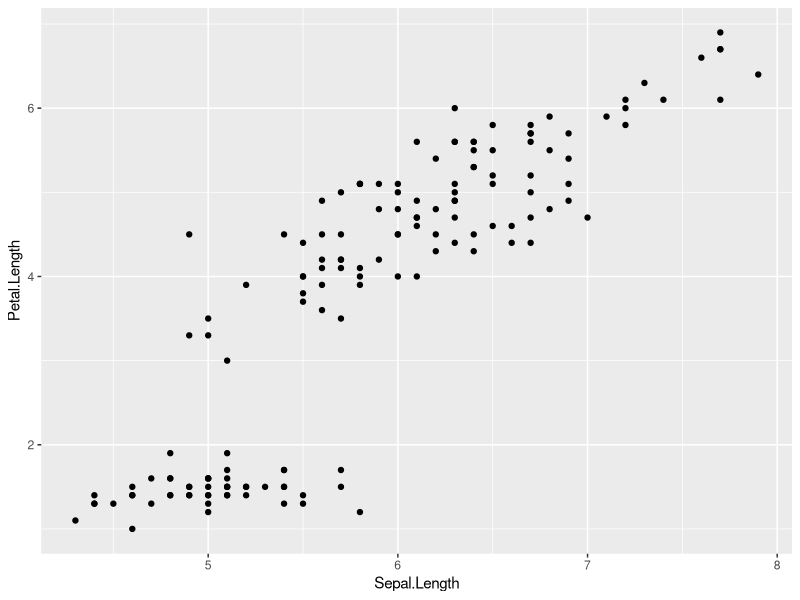
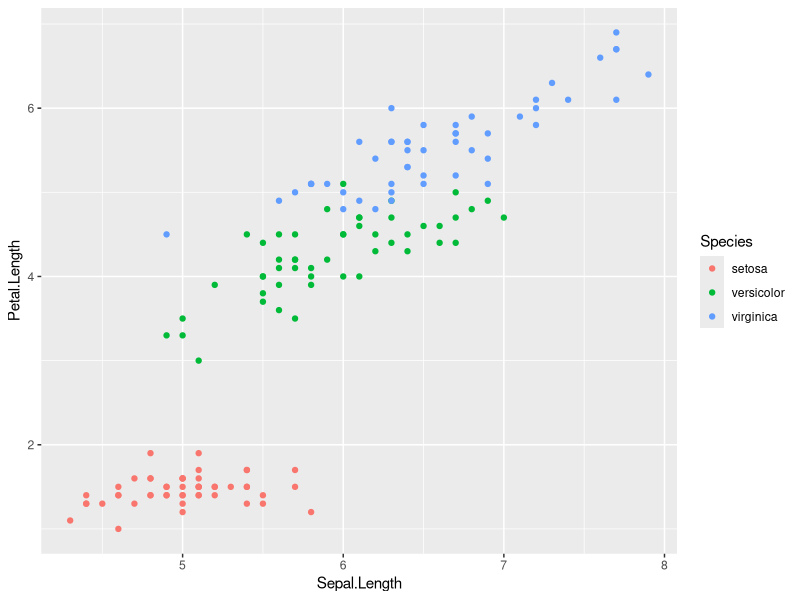
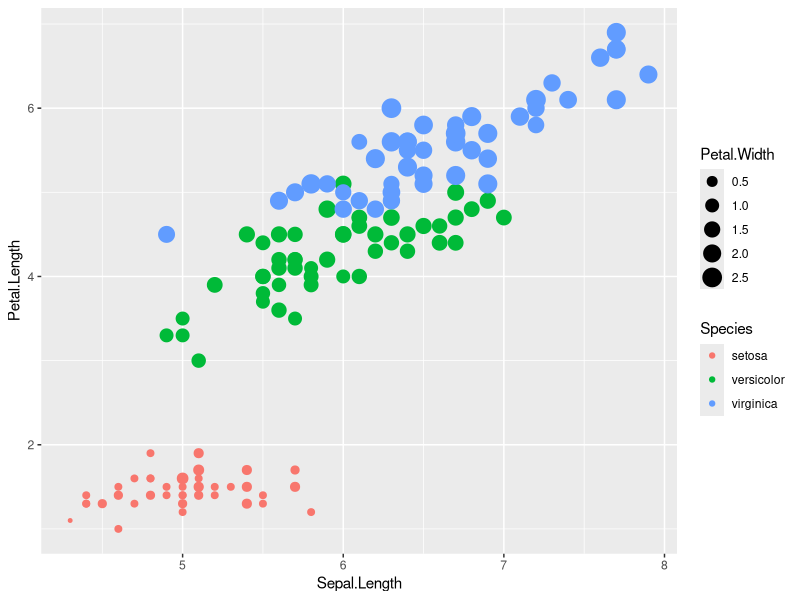
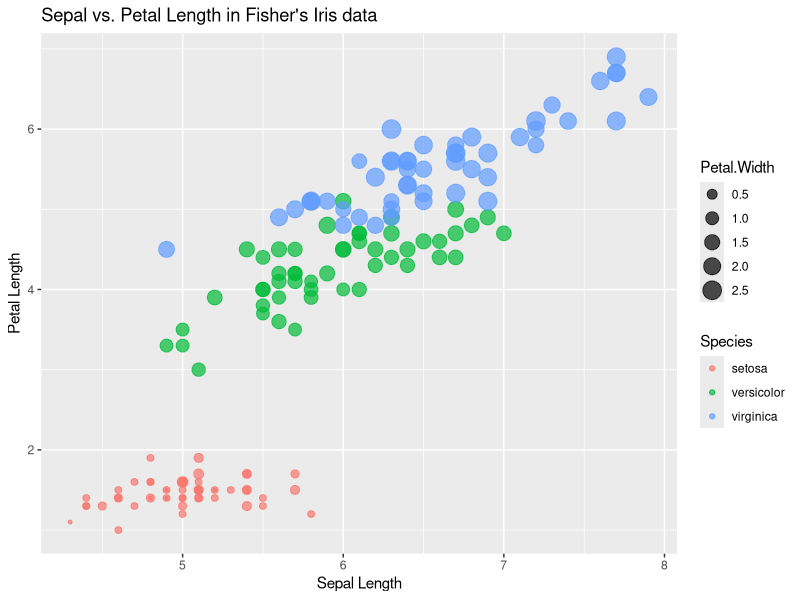
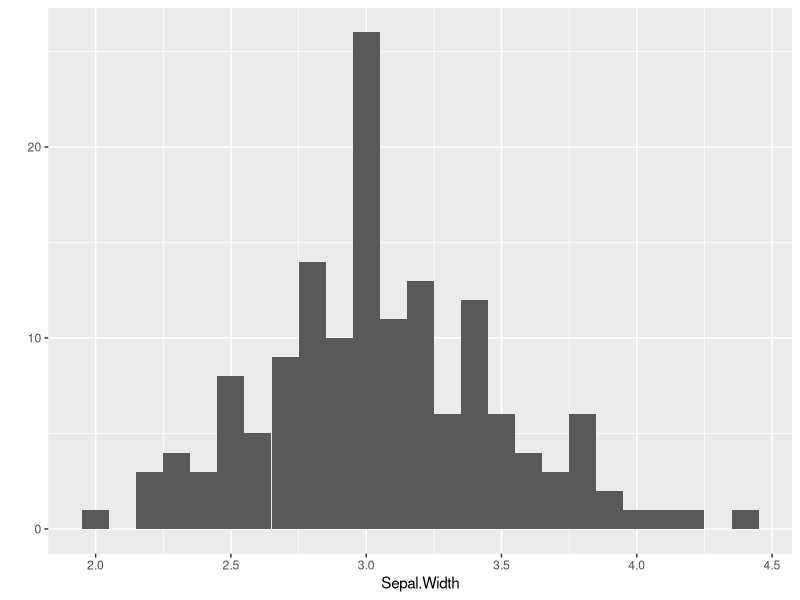
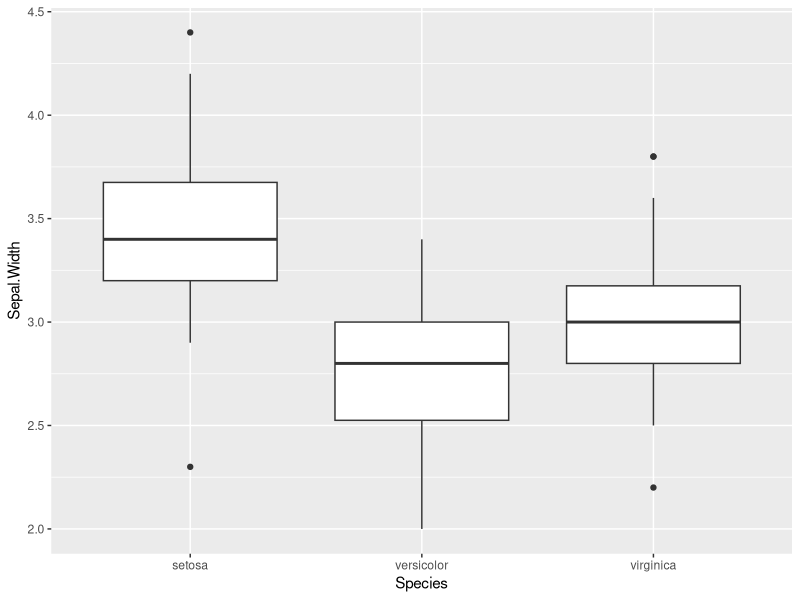
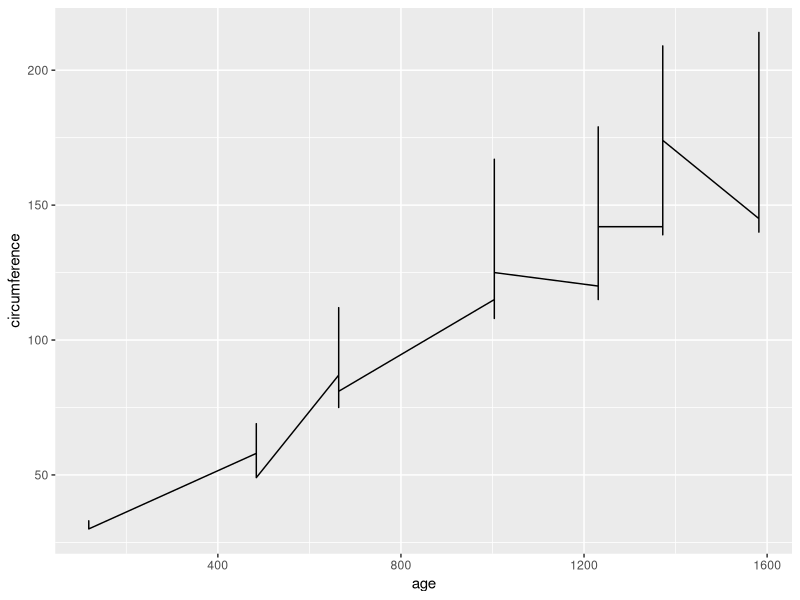
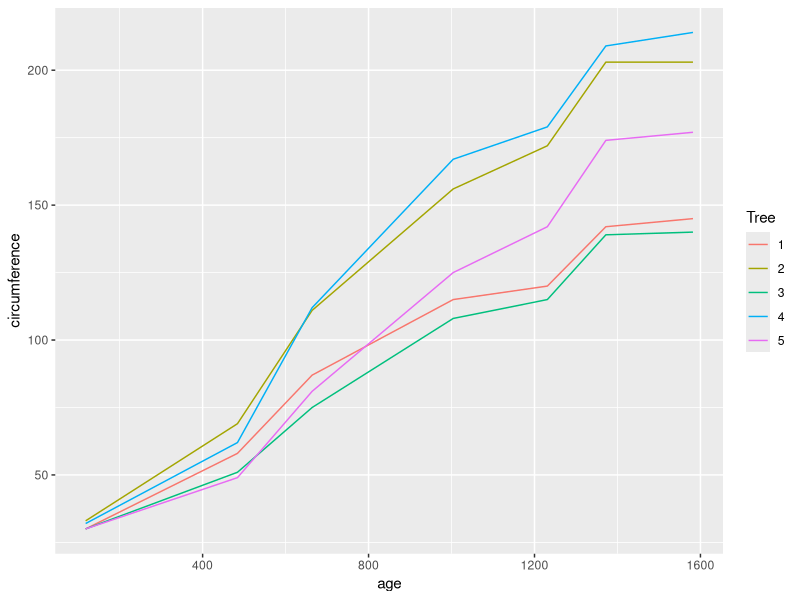

R code for these plots, in order:
## ---- chunk 1
library(knitr)
opts_chunk$set(message=FALSE, warning=FALSE)
## ---- chunk 2
library(ggplot2)
## ---- chunk 3
iris = read.csv("iris.csv")
str(iris)
orange = read.csv("orange.csv")
str(orange)
gapdata = read.csv("gapminderData5.csv")
str(gapdata)
VADeaths = read.csv("VADeaths.csv")
VADeaths
## ---- chunk 4
library(reshape2)
VADeaths2 = melt(VADeaths, variable.name="DemClass", value.name="DeathRate")
## ---- chunk 5
VADeaths2
## ---- chunk 6
qplot(Sepal.Length, Petal.Length, data = iris)
## ---- chunk 7
qplot(Sepal.Length, Petal.Length, data = iris, 
      color = Species)
## ---- chunk 8
qplot(Sepal.Length, Petal.Length, data = iris, 
      color = Species, size = Petal.Width)
## ---- chunk 9
qplot(Sepal.Length, Petal.Length, data = iris, 
      color = Species, size = Petal.Width, alpha=I(0.7),
      xlab = "Sepal Length", ylab = "Petal Length",
      main = "Sepal vs. Petal Length in Fisher's Iris data")
## ---- chunk 10
qplot(Sepal.Width, data=iris, geom='histogram', binwidth=0.1)
## ---- chunk 11
qplot(Species, Sepal.Width, data=iris, geom='boxplot')
## ---- chunk 12
qplot(age, circumference, data=orange, geom='line')
## ---- chunk 13
orange$Tree = factor(orange$Tree)
qplot(age, circumference, data=orange, color=Tree, geom='line')
## ---- chunk 14
myplot = ggplot(iris, aes(x=Sepal.Length, y=Petal.Length))
## ---- chunk 15
myplot + geom_point()
## ---- chunk 16
myplot = myplot + geom_point()
## ---- chunk 17
myplot = ggplot(gapdata, aes(x = lifeExp))
myplot + geom_histogram()
## ---- chunk 18
myplot = myplot + scale_x_continuous("Life Expectancy") + ggtitle("GapMinder Life Expectancy")
myplot + geom_histogram()
## ---- chunk 19
myplot + geom_histogram(binwidth=1)
## ---- chunk 20
myplot + geom_histogram(aes(fill=continent))
## ---- chunk 21
myplot + geom_histogram(aes(fill=continent), position = "identity")
## ---- chunk 22
myplot + geom_histogram(color='lightblue', fill='white') + facet_wrap(~ continent)
## ---- chunk 23
myplot + geom_histogram(fill='darkorange') + facet_grid(year ~ continent)
## ---- chunk 24
myplot + geom_density(aes(fill=continent), alpha=0.4)
## ---- chunk 25
myplot = ggplot(gapdata, aes(x=continent, y=lifeExp))
myplot + geom_boxplot()
## ---- chunk 26
myplot + geom_boxplot(aes(x=reorder(continent, lifeExp, median)))
## ---- chunk 27
myplot = ggplot(gapdata, aes(x=continent))
myplot + geom_bar()
## ---- chunk 28
myplot = ggplot(VADeaths2, aes(x = Age, y = DeathRate))
myplot + geom_bar(stat="identity")
## ---- chunk 29
myplot + geom_bar(aes(fill=DemClass), stat="identity")
myplot + geom_bar(aes(fill=DemClass), stat="identity", position="dodge")
## ---- chunk 30
myplot + geom_bar(stat="identity") + facet_wrap(~ DemClass) + coord_flip()
## ---- chunk 31
myplot = ggplot(gapdata, aes(x = gdpPercap, y = lifeExp)) 
myplot + geom_point()
## ---- chunk 32
ggplot(gapdata, aes(x = log10(gdpPercap), y = lifeExp)) + geom_point()
## ---- chunk 33
myplot + geom_point() + scale_x_log10()
## ---- chunk 34
myplot = myplot + scale_x_log10()
## ---- chunk 35
myplot + geom_point() + geom_smooth()
## ---- chunk 36
myplot + geom_point(aes(color = continent))
## ---- chunk 37
myplot + geom_point(aes(color = continent)) + geom_smooth(method='lm')
## ---- chunk 38
myplot = ggplot(gapdata, aes(x = gdpPercap, y = lifeExp, color=continent)) + scale_x_log10()
myplot + geom_point() + geom_smooth(method='lm')
## ---- chunk 39
myplot = ggplot(gapdata, aes(x = gdpPercap, y = lifeExp)) + scale_x_log10()
myplot + geom_point() + facet_wrap(~ continent)
## ---- chunk 40
myplot + geom_point() + facet_wrap(~ continent) + geom_smooth(method='lm')
## ---- chunk 41
myplot + geom_point() + facet_grid(year ~ continent) + geom_smooth(method='lm')
## ---- chunk 42
myplot = ggplot(gapdata, aes(x = year, y = lifeExp))
myplot + facet_wrap(~ continent) + geom_line(aes(group=country, color=continent))
## ---- chunk 43
ggplot(subset(gapdata, country == "Zimbabwe"),
       aes(x = year, y = lifeExp)) + geom_line() + geom_point()
## ---- chunk 44
jCountries <- c("Canada", "Rwanda", "Cambodia", "Mexico")
ggplot(subset(gapdata, country %in% jCountries),
       aes(x = year, y = lifeExp, color = country)) + geom_line() + geom_point() 
## ---- chunk 45
myplot = ggplot(gapdata, aes(x = gdpPercap, y = lifeExp, color=continent)) + scale_x_log10()
myplot = myplot + geom_point() + geom_smooth(method='lm')
## ---- chunk 46
myplot = myplot + ggtitle("Life Expectancy vs. GDP") + 
  xlab("GDP") + ylab("Life Expectancy")
myplot
## ---- chunk 47
myplot + theme_classic()
myplot + theme_bw()
## ---- chunk 48
library(ggthemes)
myplot + theme_calc()
myplot + theme_economist()
myplot + theme_wsj()
myplot + theme_fivethirtyeight()
